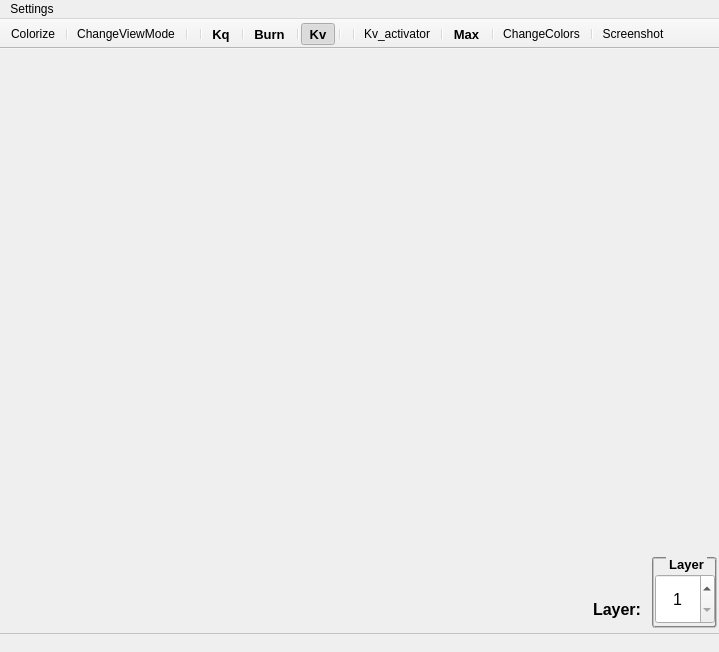
<?xml version="1.0" encoding="UTF-8"?>
<ui version="4.0">
 <class>ComparisonFieldClass</class>
 <widget class="QMainWindow" name="ComparisonFieldClass">
  <property name="geometry">
   <rect>
    <x>0</x>
    <y>0</y>
    <width>719</width>
    <height>652</height>
   </rect>
  </property>
  <property name="minimumSize">
   <size>
    <width>650</width>
    <height>650</height>
   </size>
  </property>
  <property name="windowTitle">
   <string>State comparison cartogram</string>
  </property>
  <widget class="QWidget" name="centralWidget">
   <widget class="QGroupBox" name="groupBox">
    <property name="geometry">
     <rect>
      <x>652</x>
      <y>508</y>
      <width>65</width>
      <height>71</height>
     </rect>
    </property>
    <property name="font">
     <font>
      <pointsize>10</pointsize>
      <weight>75</weight>
      <bold>true</bold>
     </font>
    </property>
    <property name="styleSheet">
     <string notr="true"> QGroupBox {
     border: 2px groove #828282;
     border-radius: 3px;
	 margin-top: 2ex; /* оставляем пространство вверху для заголовка */
 }

 QGroupBox::title {
     subcontrol-origin: margin;
     subcontrol-position: top center; /* помещаем вверху по центру */
     padding: 0 1px;
     background-color: qlineargradient(x1: 0, y1: 0, x2: 0, y2: 1,
                                       stop: 0 #FFOECE, stop: 1 #FFFFFF);
 }</string>
    </property>
    <property name="title">
     <string>Layer</string>
    </property>
    <property name="alignment">
     <set>Qt::AlignCenter</set>
    </property>
    <widget class="QSpinBox" name="spinBox">
     <property name="geometry">
      <rect>
       <x>3</x>
       <y>17</y>
       <width>60</width>
       <height>50</height>
      </rect>
     </property>
     <property name="sizePolicy">
      <sizepolicy hsizetype="Minimum" vsizetype="Fixed">
       <horstretch>0</horstretch>
       <verstretch>0</verstretch>
      </sizepolicy>
     </property>
     <property name="font">
      <font>
       <pointsize>12</pointsize>
      </font>
     </property>
     <property name="frame">
      <bool>true</bool>
     </property>
     <property name="alignment">
      <set>Qt::AlignCenter</set>
     </property>
     <property name="buttonSymbols">
      <enum>QAbstractSpinBox::UpDownArrows</enum>
     </property>
     <property name="keyboardTracking">
      <bool>true</bool>
     </property>
     <property name="showGroupSeparator" stdset="0">
      <bool>false</bool>
     </property>
     <property name="minimum">
      <number>1</number>
     </property>
     <property name="value">
      <number>1</number>
     </property>
    </widget>
   </widget>
   <widget class="QLabel" name="LayerLabel">
    <property name="geometry">
     <rect>
      <x>550</x>
      <y>550</y>
      <width>91</width>
      <height>21</height>
     </rect>
    </property>
    <property name="font">
     <font>
      <pointsize>12</pointsize>
      <weight>75</weight>
      <bold>true</bold>
     </font>
    </property>
    <property name="text">
     <string>Layer:</string>
    </property>
    <property name="alignment">
     <set>Qt::AlignRight|Qt::AlignTrailing|Qt::AlignVCenter</set>
    </property>
   </widget>
  </widget>
  <widget class="QMenuBar" name="menuBar">
   <property name="geometry">
    <rect>
     <x>0</x>
     <y>0</y>
     <width>719</width>
     <height>21</height>
    </rect>
   </property>
   <property name="contextMenuPolicy">
    <enum>Qt::PreventContextMenu</enum>
   </property>
   <property name="styleSheet">
    <string notr="true"/>
   </property>
   <widget class="QMenu" name="menu">
    <property name="contextMenuPolicy">
     <enum>Qt::PreventContextMenu</enum>
    </property>
    <property name="styleSheet">
     <string notr="true"/>
    </property>
    <property name="title">
     <string>Settings</string>
    </property>
    <widget class="QMenu" name="menuLanguage">
     <property name="title">
      <string>Language</string>
     </property>
     <addaction name="English"/>
     <addaction name="Russian"/>
    </widget>
    <addaction name="otherStates"/>
    <addaction name="menuLanguage"/>
    <addaction name="separator"/>
    <addaction name="Exit"/>
   </widget>
   <addaction name="menu"/>
  </widget>
  <widget class="QToolBar" name="mainToolBar">
   <property name="contextMenuPolicy">
    <enum>Qt::PreventContextMenu</enum>
   </property>
   <property name="styleSheet">
    <string notr="true"/>
   </property>
   <property name="movable">
    <bool>false</bool>
   </property>
   <property name="allowedAreas">
    <set>Qt::AllToolBarAreas</set>
   </property>
   <property name="iconSize">
    <size>
     <width>30</width>
     <height>23</height>
    </size>
   </property>
   <property name="toolButtonStyle">
    <enum>Qt::ToolButtonIconOnly</enum>
   </property>
   <property name="floatable">
    <bool>false</bool>
   </property>
   <attribute name="toolBarArea">
    <enum>TopToolBarArea</enum>
   </attribute>
   <attribute name="toolBarBreak">
    <bool>false</bool>
   </attribute>
   <addaction name="ColorFont"/>
   <addaction name="separator"/>
   <addaction name="ChangeViewMode"/>
   <addaction name="separator"/>
  </widget>
  <widget class="QStatusBar" name="statusBar">
   <property name="styleSheet">
    <string notr="true">QStatusBar { 
					border-top-style: outset; 
					border-top-width: 1px; 
					border-top-color: #828282; 
					}</string>
   </property>
   <property name="sizeGripEnabled">
    <bool>false</bool>
   </property>
  </widget>
  <widget class="QToolBar" name="toolBar_1">
   <property name="contextMenuPolicy">
    <enum>Qt::PreventContextMenu</enum>
   </property>
   <property name="windowTitle">
    <string>toolBar_2</string>
   </property>
   <property name="movable">
    <bool>false</bool>
   </property>
   <property name="floatable">
    <bool>true</bool>
   </property>
   <attribute name="toolBarArea">
    <enum>TopToolBarArea</enum>
   </attribute>
   <attribute name="toolBarBreak">
    <bool>false</bool>
   </attribute>
   <addaction name="separator"/>
   <addaction name="activateKq"/>
   <addaction name="separator"/>
   <addaction name="activateBurn"/>
   <addaction name="separator"/>
   <addaction name="activateKv"/>
   <addaction name="separator"/>
  </widget>
  <widget class="QToolBar" name="toolBar_2">
   <property name="contextMenuPolicy">
    <enum>Qt::PreventContextMenu</enum>
   </property>
   <property name="windowTitle">
    <string>toolBar</string>
   </property>
   <property name="movable">
    <bool>false</bool>
   </property>
   <property name="floatable">
    <bool>true</bool>
   </property>
   <attribute name="toolBarArea">
    <enum>TopToolBarArea</enum>
   </attribute>
   <attribute name="toolBarBreak">
    <bool>false</bool>
   </attribute>
   <addaction name="separator"/>
   <addaction name="Kv_diagramActivator"/>
   <addaction name="separator"/>
   <addaction name="MaxShow"/>
   <addaction name="separator"/>
   <addaction name="ChangeColors"/>
   <addaction name="separator"/>
   <addaction name="Screenshot"/>
  </widget>
  <action name="otherStates">
   <property name="checkable">
    <bool>false</bool>
   </property>
   <property name="text">
    <string>Compare another states</string>
   </property>
  </action>
  <action name="Exit">
   <property name="text">
    <string>Exit</string>
   </property>
  </action>
  <action name="ColorFont">
   <property name="checkable">
    <bool>true</bool>
   </property>
   <property name="icon">
    <iconset resource="filebrowser.qrc">
     <normaloff>:/icons/icons/a_Palette.xpm</normaloff>:/icons/icons/a_Palette.xpm</iconset>
   </property>
   <property name="text">
    <string>Colorize</string>
   </property>
   <property name="toolTip">
    <string>Colorize cartogram</string>
   </property>
   <property name="priority">
    <enum>QAction::NormalPriority</enum>
   </property>
  </action>
  <action name="Kv_diagramActivator">
   <property name="icon">
    <iconset resource="filebrowser.qrc">
     <normaloff>:/icons/icons/a_Altitude.xpm</normaloff>:/icons/icons/a_Altitude.xpm</iconset>
   </property>
   <property name="text">
    <string>Kv_activator</string>
   </property>
   <property name="toolTip">
    <string>Show Kv height distribution</string>
   </property>
  </action>
  <action name="activateKq">
   <property name="checkable">
    <bool>true</bool>
   </property>
   <property name="enabled">
    <bool>true</bool>
   </property>
   <property name="text">
    <string>Kq</string>
   </property>
   <property name="toolTip">
    <string>Show Kq distribution</string>
   </property>
   <property name="font">
    <font>
     <pointsize>10</pointsize>
     <weight>75</weight>
     <bold>true</bold>
    </font>
   </property>
  </action>
  <action name="activateBurn">
   <property name="checkable">
    <bool>true</bool>
   </property>
   <property name="enabled">
    <bool>true</bool>
   </property>
   <property name="text">
    <string>Burn</string>
   </property>
   <property name="toolTip">
    <string>Show burnup distribution</string>
   </property>
   <property name="font">
    <font>
     <pointsize>10</pointsize>
     <weight>75</weight>
     <bold>true</bold>
    </font>
   </property>
  </action>
  <action name="activateKv">
   <property name="checkable">
    <bool>true</bool>
   </property>
   <property name="checked">
    <bool>true</bool>
   </property>
   <property name="text">
    <string>Kv</string>
   </property>
   <property name="toolTip">
    <string>Show Kv distribution</string>
   </property>
   <property name="font">
    <font>
     <pointsize>10</pointsize>
     <weight>75</weight>
     <bold>true</bold>
    </font>
   </property>
  </action>
  <action name="MaxShow">
   <property name="text">
    <string>Max</string>
   </property>
   <property name="toolTip">
    <string>Maximum deviation value</string>
   </property>
   <property name="font">
    <font>
     <pointsize>10</pointsize>
     <weight>75</weight>
     <bold>true</bold>
    </font>
   </property>
  </action>
  <action name="Screenshot">
   <property name="icon">
    <iconset resource="filebrowser.qrc">
     <normaloff>:/icons/icons/a_Camera.xpm</normaloff>:/icons/icons/a_Camera.xpm</iconset>
   </property>
   <property name="text">
    <string>Screenshot</string>
   </property>
   <property name="toolTip">
    <string>Save screenshot (Ctrl+O)</string>
   </property>
   <property name="shortcut">
    <string>Ctrl+O</string>
   </property>
  </action>
  <action name="ChangeColors">
   <property name="icon">
    <iconset resource="filebrowser.qrc">
     <normaloff>:/icons/icons/a_ChangeLine.xpm</normaloff>:/icons/icons/a_ChangeLine.xpm</iconset>
   </property>
   <property name="text">
    <string>ChangeColors</string>
   </property>
   <property name="toolTip">
    <string>Cells color setting</string>
   </property>
  </action>
  <action name="ChangeViewMode">
   <property name="checkable">
    <bool>true</bool>
   </property>
   <property name="checked">
    <bool>false</bool>
   </property>
   <property name="icon">
    <iconset resource="filebrowser.qrc">
     <normaloff>:/icons/icons/a_ChangeRegim.xpm</normaloff>:/icons/icons/a_ChangeRegim.xpm</iconset>
   </property>
   <property name="text">
    <string>ChangeViewMode</string>
   </property>
   <property name="toolTip">
    <string>Show as difference (Ctrl+M)</string>
   </property>
   <property name="shortcut">
    <string>Ctrl+M</string>
   </property>
  </action>
  <action name="English">
   <property name="checkable">
    <bool>true</bool>
   </property>
   <property name="checked">
    <bool>true</bool>
   </property>
   <property name="text">
    <string>English</string>
   </property>
  </action>
  <action name="Russian">
   <property name="checkable">
    <bool>true</bool>
   </property>
   <property name="text">
    <string>Russian</string>
   </property>
  </action>
 </widget>
 <resources>
  <include location="filebrowser.qrc"/>
 </resources>
 <connections>
  <connection>
   <sender>Exit</sender>
   <signal>triggered()</signal>
   <receiver>ComparisonFieldClass</receiver>
   <slot>close()</slot>
   <hints>
    <hint type="sourcelabel">
     <x>-1</x>
     <y>-1</y>
    </hint>
    <hint type="destinationlabel">
     <x>437</x>
     <y>365</y>
    </hint>
   </hints>
  </connection>
 </connections>
</ui>
